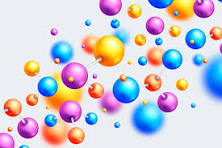
#> input picture computer/ball.jpg, 222 x 148 px, found by its file name
$ python hsv.py
#> lines starting #> are read from the running program, lines starting #| are printed output that depends on the picture; after the words box and inside, x2 and y2 are one past the last pixel; in counts of white or black regions, pixels touching at a corner belong together
import numpy as np
import cv2

frame=cv2.imread("D:\\computer\\ball.jpg")
#> frame is the input picture: shape (148, 222, 3); mean B, G, R 213, 202.5, 208.3


while True:
    hsv=cv2.cvtColor(frame,cv2.COLOR_BGR2HSV)
#> hsv: shape (148, 222, 3); mean H, S, V 93.9, 75.2, 240.7
    u_v=np.array([130,235,225])
    l_v=np.array([110,50,50])

    mask=cv2.inRange(hsv,l_v,u_v)
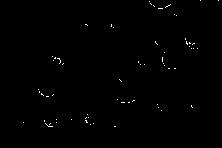
#> mask: shape (148, 222); 0.42% white in thin lines or dots, all inside (x1, y1, x2, y2) = (23, 0, 219, 127)
    res=cv2.bitwise_and(frame,frame,mask=mask)
    cv2.imshow('frame',frame)
    cv2.imshow('mask',mask)
    cv2.imshow('res',res)

    if cv2.waitKey(1)==27:
#> (key Esc is pressed here)
        break

cv2.destroyAllWindows()
